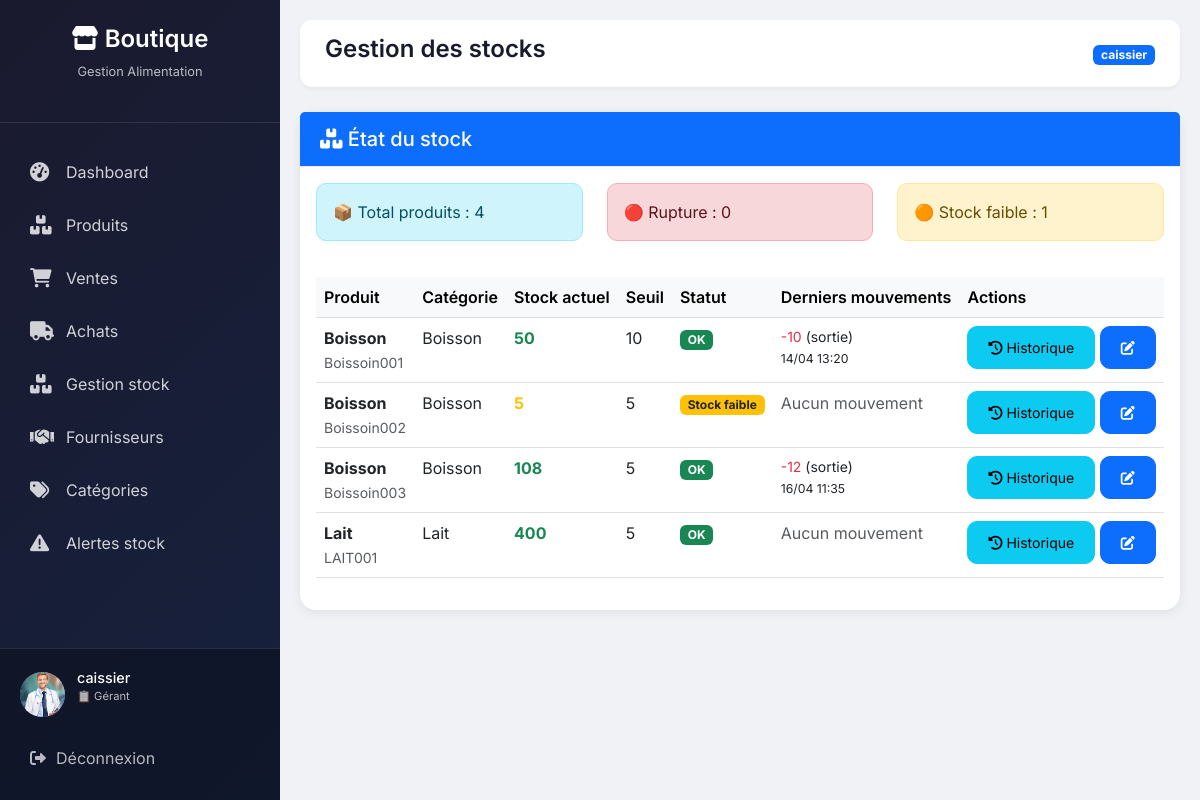
Page /stocks/ (signed in) on the committed database.
### shop/models.py (models this page shows, shortened)
class Profil(models.Model):
    ROLE_CHOICES = (
        ('admin', 'Administrateur'),
        ('manager', 'Gérant'),
        ('comptable', 'Comptable'),
    )
    user = models.OneToOneField(User, on_delete=models.CASCADE)
    role = models.CharField(max_length=20, choices=ROLE_CHOICES,
                            default='manager')
    avatar = models.ImageField(upload_to='avatars/', blank=True, null=True)

class Produit(models.Model):
    UNIT_CHOICES = [
        ('kg', 'Kilogramme'),
        ('l', 'Litre'),
        ('pcs', 'Pièce'),
        ('box', 'Boîte'),
        ('pack', 'Pack'),
        ('g', 'Gramme'),
    ]
    nom = models.CharField(max_length=150)
    description = models.TextField(blank=True, null=True)
    unite = models.CharField(max_length=10, choices=UNIT_CHOICES,
                             default='pcs')
    sku = models.CharField(max_length=100, unique=True, blank=True, null=True)
    code_barre = models.CharField(max_length=100, unique=True, blank=True,
                                  null=True)
    categorie = models.ForeignKey(Categorie, on_delete=models.SET_NULL,
                                  null=True, blank=True,
                                  related_name="produits")
    fournisseur = models.ForeignKey(Fournisseur, on_delete=models.SET_NULL,
                                    null=True, blank=True,
                                    related_name="produits")
    prix_achat = models.DecimalField(max_digits=10, decimal_places=2,
                                     validators=[MinValueValidator(0)])
    prix_vente = models.DecimalField(max_digits=10, decimal_places=2,
                                     validators=[MinValueValidator(0)])
    quantite_stock = models.IntegerField(default=0,
                                         validators=[MinValueValidator(0)])
    stock_min = models.IntegerField(default=5,
                                    validators=[MinValueValidator(0)])
    image = models.ImageField(upload_to="produits/", blank=True, null=True)
    date_expiration = models.DateField(blank=True, null=True)
    created_at = models.DateTimeField(auto_now_add=True)
    updated_at = models.DateTimeField(auto_now=True)
    is_active = models.BooleanField(default=True)
    class Meta:
        ordering = ['-created_at']
        indexes = [
            models.Index(fields=['sku']),
            models.Index(fields=['code_barre']),
            models.Index(fields=['categorie']),
        ]
    @property
    def stock_faible(self):
        return self.quantite_stock <= self.stock_min
    def derniers_mouvements(self, limit=5):
        return self.stock_movements.all().order_by('-created_at')[:limit]

class Categorie(models.Model):
    nom = models.CharField(max_length=100)
    slug = models.SlugField(unique=True, blank=True)
    description = models.TextField(blank=True)
    date_creation = models.DateTimeField(auto_now_add=True)
    image = models.ImageField(upload_to='categories/', blank=True, null=True)

class Stock(models.Model):
    MOVEMENT_TYPE_CHOICES = [
        ('in', 'Entrée'),
        ('out', 'Sortie'),
        ('return', 'Retour'),
    ]
    produit = models.ForeignKey(Produit, on_delete=models.PROTECT,
                                related_name='stock_movements')
    type_mouvement = models.CharField(max_length=20,
                                      choices=MOVEMENT_TYPE_CHOICES)
    quantite = models.IntegerField(validators=[MinValueValidator(1)])
    reference = models.CharField(max_length=100, blank=True, null=True)
    notes = models.TextField(blank=True, null=True)
    utilisateur = models.ForeignKey(settings.AUTH_USER_MODEL,
                                    on_delete=models.SET_NULL,
                                    null=True, blank=True)
    created_at = models.DateTimeField(auto_now_add=True)
    class Meta:
        ordering = ['-created_at']

### shop/views.py (the view)
# urls.py: path('stocks/', views.gestion_stock, name='gestion_stock'),
@login_required
def gestion_stock(request):
    produits = Produit.objects.filter(is_active=True).order_by('categorie__nom', 'nom')
    context = {
        'produits': produits,
        'total_produits': produits.count(),
        'produits_rupture': produits.filter(quantite_stock=0).count(),
        'produits_faible': produits.filter(quantite_stock__lte=5, quantite_stock__gt=0).count(),
    }
    return render(request, 'shop/stocks/gestion.html', context)

### shop/templates/shop/stocks/gestion.html (shortened to what this page needs)
{% extends 'shop/base.html' %}
{% block page_title %}Gestion des stocks{% endblock %}
{% block content %}
<div class="card mb-4">
    <div class="card-header bg-primary text-white">
        <h5 class="mb-0"><i class="fas fa-boxes"></i> État du stock</h5>
    </div>
    <div class="card-body">
        <div class="row mb-3">
            <div class="col-md-4">
                <div class="alert alert-info">📦 Total produits : {{ total_produits }}</div>
            </div>
            <div class="col-md-4">
                <div class="alert alert-danger">🔴 Rupture : {{ produits_rupture }}</div>
            </div>
            <div class="col-md-4">
                <div class="alert alert-warning">🟠 Stock faible : {{ produits_faible }}</div>
            </div>
        </div>
        <div class="table-responsive">
            <table class="table table-hover">
                <thead class="table-light">
                    <tr>
                        <th>Produit</th>
                        <th>Catégorie</th>
                        <th>Stock actuel</th>
                        <th>Seuil</th>
                        <th>Statut</th>
                        <th>Derniers mouvements</th>
                        <th>Actions</th>
                    </tr>
                </thead>
                <tbody>
                    {% for produit in produits %}
                    <tr>
                        <td>
                            <strong>{{ produit.nom }}</strong><br>
                            <small class="text-muted">{{ produit.sku|default:"-" }}</small>
                        </td>
                        <td>{{ produit.categorie.nom|default:"-" }}</td>
                        <td>
                            <span class="{% if produit.quantite_stock == 0 %}text-danger{% elif produit.stock_faible %}text-warning{% else %}text-success{% endif %} fw-bold">
                                {{ produit.quantite_stock }}
                            </span>
                        </td>
                        <td>{{ produit.stock_min }}</small></td>
                        <td>
                            {% if produit.quantite_stock == 0 %}
                                <span class="badge bg-danger">Rupture</span>
                            {% elif produit.stock_faible %}
                                <span class="badge bg-warning text-dark">Stock faible</span>
                            {% else %}
                                <span class="badge bg-success">OK</span>
                            {% endif %}
                        <td>
                            {% with mouvements=produit.derniers_mouvements %}
                                {% if mouvements %}
                                    <ul class="list-unstyled mb-0 small">
                                        {% for m in mouvements %}
                                            <li>
                                                {% if m.type_mouvement == 'in' %}
                                                    <span class="text-success">+{{ m.quantite }}</span> (entrée)
                                                {% elif m.type_mouvement == 'out' %}
                                                    <span class="text-danger">-{{ m.quantite }}</span> (sortie)
                                                {% else %}
                                                    <span class="text-warning">↺ {{ m.quantite }}</span> (retour)
                                                {% endif %}
                                                <br><small>{{ m.created_at|date:"d/m H:i" }}</small>
                                            </li>
                                        {% endfor %}
                                    </ul>
                                {% else %}
                                    <span class="text-muted">Aucun mouvement</span>
                                {% endif %}
                            {% endwith %}
                        <td>
                            <a href="{% url 'historique_stock_produit' produit.id %}" class="btn btn-sm btn-info">
                                <i class="fas fa-history"></i> Historique
                            </a>
                            {% if user.profil.role != 'comptable' %}
                            <a href="{% url 'modifier_produit' produit.id %}" class="btn btn-sm btn-primary">
                                <i class="fas fa-edit"></i>
                            </a>
                            {% endif %}
                    </tr>
                    {% empty %}
                    <tr>
                        <td colspan="7" class="text-center">Aucun produit actif trouvé. Vous pouvez ajouter des produits depuis le menu "Produits".</td>
                    </tr>
                    {% endfor %}
                </tbody>
            </table>
        </div>
    </div>
</div>
{% endblock %}

### shop/templates/shop/base.html (shortened to what this page needs)
<!DOCTYPE html>
<html lang="fr">
<head>
    <link href="https://cdn.jsdelivr.net/npm/bootstrap@5.3.0/dist/css/bootstrap.min.css" rel="stylesheet">
    <link rel="stylesheet" href="https://cdnjs.cloudflare.com/ajax/libs/font-awesome/6.0.0-beta3/css/all.min.css">
</head>
<body>
<div class="sidebar" id="sidebar">
    <div class="sidebar-header">
        <h3><i class="fas fa-store"></i> Boutique</h3>
        <p>Gestion Alimentation</p>
    </div>
    <ul class="nav-menu">
        <li class="nav-item">
            <a href="
                {% if user.profil.role == 'admin' %}
                    {% url 'dashboard_admin' %}
                {% elif user.profil.role == 'comptable' %}
                    {% url 'dashboard_comptable' %}
                {% else %}
                    {% url 'dashboard_gerant' %}
                {% endif %}
            " class="nav-link">
                <i class="fas fa-tachometer-alt"></i>
                <span>Dashboard</span>
            </a>
        </li>
        {% if user.profil.role != 'comptable' %}
        <li class="nav-item">
            <a href="{% url 'liste_produits' %}" class="nav-link">
                <i class="fas fa-boxes"></i>
                <span>Produits</span>
            </a>
        </li>
        {% endif %}
        <li class="nav-item">
            <a href="{% url 'liste_ventes' %}" class="nav-link">
                <i class="fas fa-shopping-cart"></i>
                <span>Ventes</span>
            </a>
        </li>
        <li class="nav-item">
            <a href="{% url 'liste_achats' %}" class="nav-link">
                <i class="fas fa-truck"></i>
                <span>Achats</span>
            </a>
        </li>
        {% if user.profil.role != 'comptable' %}
        <li class="nav-item">
            <a href="{% url 'gestion_stock' %}" class="nav-link">
                <i class="fas fa-boxes"></i>
                <span>Gestion stock</span>
            </a>
        </li>
        {% endif %}
        {% if user.profil.role != 'comptable' %}
        <li class="nav-item">
            <a href="{% url 'liste_fournisseurs' %}" class="nav-link">
                <i class="fas fa-handshake"></i>
                <span>Fournisseurs</span>
            </a>
        </li>
        {% endif %}
        {% if user.profil.role != 'comptable' %}
        <li class="nav-item">
            <a href="{% url 'liste_categories' %}" class="nav-link">
                <i class="fas fa-tags"></i>
                <span>Catégories</span>
            </a>
        </li>
        {% endif %}
        {% if user.profil.role != 'comptable' %}
        <li class="nav-item">
            <a href="{% url 'alertes_stock' %}" class="nav-link">
                <i class="fas fa-exclamation-triangle"></i>
                <span>Alertes stock</span>
            </a>
        </li>
        {% endif %}
    </ul>
    <div class="user-section">
        <div class="user-info">
            <div class="user-avatar">
                {% if user.profil.avatar %}
                    <img src="{{ user.profil.avatar.url }}" alt="{{ user.username }}">
                {% else %}
                    {{ user.username|make_list|first|upper }}
                {% endif %}
            </div>
            <div class="user-details">
                <h5>{{ user.username }}</h5>
                <p>
                    {% if user.profil.role == 'admin' %}
                        👑 Administrateur
                    {% elif user.profil.role == 'comptable' %}
                        💰 Comptable
                    {% else %}
                        📋 Gérant
                    {% endif %}
                </p>
            </div>
        </div>
        <a href="{% url 'deconnexion' %}" class="logout-link">
            <i class="fas fa-sign-out-alt"></i> Déconnexion
        </a>
    </div>
</div>
<div class="main-content" id="mainContent">
    <div class="top-bar">
        <h1 class="page-title">{% block page_title %}Dashboard{% endblock %}</h1>
        <div class="top-bar-right">
            <span class="badge bg-primary">{{ user.username }}</span>
        </div>
    </div>
    {% block content %}{% endblock %}
</div>
</body>
</html>

### shop/templates/shop/base.html (style rules this page uses)
* { margin: 0; padding: 0; box-sizing: border-box; }
body { font-family: 'Inter', sans-serif; background: #f0f2f5; }
.sidebar { position: fixed; left: 0; top: 0; width: 280px; height: 100%; background: linear-gradient(135deg, #1a1a2e 0%, #16213e 100%); color: white; transition: transform 0.3s ease; z-index: 1000; overflow-y: auto; display: flex; flex-direction: column; }
.sidebar-header { padding: 25px 20px; text-align: center; border-bottom: 1px solid rgba(255,255,255,0.1); margin-bottom: 20px; flex-shrink: 0; }
.sidebar-header h3 { font-size: 1.5rem; font-weight: 600; }
.sidebar-header p { font-size: 0.8rem; opacity: 0.7; margin-top: 5px; }
.nav-menu { list-style: none; padding: 0; margin: 0; flex: 1; }
.nav-item { margin: 5px 15px; }
.nav-link { display: flex; align-items: center; padding: 12px 15px; color: rgba(255,255,255,0.8); text-decoration: none; border-radius: 10px; transition: all 0.3s; gap: 12px; }
.nav-link i { width: 24px; font-size: 1.2rem; }
.user-section { padding: 20px; border-top: 1px solid rgba(255,255,255,0.1); background: rgba(0,0,0,0.3); flex-shrink: 0; }
.user-info { display: flex; align-items: center; gap: 12px; margin-bottom: 15px; }
.user-avatar { width: 45px; height: 45px; background: #667eea; border-radius: 50%; display: flex; align-items: center; justify-content: center; font-weight: bold; font-size: 1.2rem; overflow: hidden; }
.user-avatar img { width: 100%; height: 100%; object-fit: cover; }
.user-details h5 { font-size: 0.9rem; margin-bottom: 2px; }
.user-details p { font-size: 0.7rem; opacity: 0.7; }
.logout-link { display: flex; align-items: center; gap: 10px; color: rgba(255,255,255,0.7); text-decoration: none; padding: 10px; border-radius: 8px; transition: all 0.3s; }
.main-content { margin-left: 280px; padding: 20px; min-height: 100vh; }
.top-bar { background: white; border-radius: 12px; padding: 15px 25px; margin-bottom: 25px; display: flex; justify-content: space-between; align-items: center; box-shadow: 0 2px 4px rgba(0,0,0,0.05); }
.page-title { font-size: 1.5rem; font-weight: 600; color: #1a1a2e; }
.card { background: white; border-radius: 16px; box-shadow: 0 2px 12px rgba(0,0,0,0.08); border: none; margin-bottom: 25px; }
.card-header { background: white; border-bottom: 1px solid #eee; padding: 15px 20px; font-weight: 600; border-radius: 16px 16px 0 0; }
.btn { border-radius: 10px; padding: 10px 20px; }
.table th { background: #f8f9fa; font-weight: 600; }
.alert { border-radius: 10px; margin-bottom: 20px; }

### rows in the picture
Produit: nom "Boisson", sku "Boissoin001", categorie.nom "Boisson", quantite_stock "50", stock_min "10", shows "OK"
Stock: quantite "10", created_at "14/04 13:20"
Produit: nom "Boisson", sku "Boissoin002", categorie.nom "Boisson", quantite_stock "5", stock_min "5", shows "Stock faible", shows "Aucun mouvement"
Produit: nom "Boisson", sku "Boissoin003", categorie.nom "Boisson", quantite_stock "108", stock_min "5", shows "OK"
Stock: quantite "12", created_at "16/04 11:35"
Produit: nom "Lait", sku "LAIT001", categorie.nom "Lait", quantite_stock "400", stock_min "5", shows "OK", shows "Aucun mouvement"

### other values in the picture
{{ user.username }} "caissier"
{{ total_produits }} "4"
{{ produits_rupture }} "0"
{{ produits_faible }} "1"
